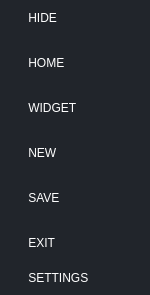
              <widget class="QFrame" name="leftmenu_frame">
               <property name="minimumSize">
                <size>
                 <width>150</width>
                 <height>0</height>
                </size>
               </property>
               <property name="maximumSize">
                <size>
                 <width>150</width>
                 <height>16777215</height>
                </size>
               </property>
               <property name="styleSheet">
                <string notr="true">background-color:rgb(33, 37, 43)</string>
               </property>
               <property name="frameShape">
                <enum>QFrame::NoFrame</enum>
               </property>
               <property name="frameShadow">
                <enum>QFrame::Raised</enum>
               </property>
               <layout class="QVBoxLayout" name="verticalLayout_4">
                <property name="spacing">
                 <number>0</number>
                </property>
                <property name="leftMargin">
                 <number>0</number>
                </property>
                <property name="topMargin">
                 <number>0</number>
                </property>
                <property name="rightMargin">
                 <number>0</number>
                </property>
                <property name="bottomMargin">
                 <number>0</number>
                </property>
                <item>
                 <widget class="QFrame" name="frame_10">
                  <property name="minimumSize">
                   <size>
                    <width>50</width>
                    <height>0</height>
                   </size>
                  </property>
                  <property name="maximumSize">
                   <size>
                    <width>16777215</width>
                    <height>16777215</height>
                   </size>
                  </property>
                  <property name="frameShape">
                   <enum>QFrame::NoFrame</enum>
                  </property>
                  <property name="frameShadow">
                   <enum>QFrame::Raised</enum>
                  </property>
                  <layout class="QFormLayout" name="formLayout">
                   <property name="horizontalSpacing">
                    <number>6</number>
                   </property>
                   <property name="verticalSpacing">
                    <number>10</number>
                   </property>
                   <property name="leftMargin">
                    <number>0</number>
                   </property>
                   <property name="topMargin">
                    <number>0</number>
                   </property>
                   <property name="rightMargin">
                    <number>0</number>
                   </property>
                   <property name="bottomMargin">
                    <number>0</number>
                   </property>
                   <item row="0" column="0" colspan="2">
                    <widget class="QPushButton" name="hide_Btn">
                     <property name="minimumSize">
                      <size>
                       <width>0</width>
                       <height>35</height>
                      </size>
                     </property>
                     <property name="maximumSize">
                      <size>
                       <width>16777215</width>
                       <height>35</height>
                      </size>
                     </property>
                     <property name="cursor">
                      <cursorShape>PointingHandCursor</cursorShape>
                     </property>
                     <property name="toolTip">
                      <string/>
                     </property>
                     <property name="styleSheet">
                      <string notr="true">QPushButton{
color:white;
border-radius:1px;
text-align:left;
padding-left:15px;
font-size:12px;
}
QPushButton:hover{
background-color:rgb(40,44,52);
}
QPushButton:pressed {
    border-left:2px solid rgb(255, 0, 127);
	padding-left:13px;
	background-color: rgb(40, 44, 52);
}
QToolTip {
    border-left: 2px solid rgb(255, 0, 127);
    padding: 5px;
    border-radius: 5px;
}</string>
                     </property>
                     <property name="text">
                      <string>    HIDE</string>
                     </property>
                     <property name="icon">
                      <iconset resource="../../icons/images/icons/d.qrc">
                       <normaloff>:/newPrefix/icon_menu.png</normaloff>:/newPrefix/icon_menu.png</iconset>
                     </property>
                     <property name="iconSize">
                      <size>
                       <width>16</width>
                       <height>16</height>
                      </size>
                     </property>
                     <property name="flat">
                      <bool>true</bool>
                     </property>
                    </widget>
                   </item>
                   <item row="1" column="0" colspan="2">
                    <widget class="QPushButton" name="home_btn">
                     <property name="minimumSize">
                      <size>
                       <width>0</width>
                       <height>35</height>
                      </size>
                     </property>
                     <property name="maximumSize">
                      <size>
                       <width>16777215</width>
                       <height>35</height>
                      </size>
                     </property>
                     <property name="cursor">
                      <cursorShape>PointingHandCursor</cursorShape>
                     </property>
                     <property name="toolTip">
                      <string/>
                     </property>
                     <property name="styleSheet">
                      <string notr="true">QPushButton{
color:white;
border-radius:1px;
text-align:left;
padding-left:15px;
font-size:12px;
}
QPushButton:hover{
background-color:rgb(40,44,52);
}
QPushButton:pressed {
    border-left:2px solid rgb(255, 0, 127);
	padding-left:13px;
}
QToolTip {
    border-left: 2px solid rgb(255, 0, 127);
    padding: 5px;
    border-radius: 3px;
}</string>
                     </property>
                     <property name="text">
                      <string>    HOME</string>
                     </property>
                     <property name="icon">
                      <iconset resource="../../icons/images/icons/d.qrc">
                       <normaloff>:/newPrefix/cil-home.png</normaloff>:/newPrefix/cil-home.png</iconset>
                     </property>
                     <property name="iconSize">
                      <size>
                       <width>16</width>
                       <height>16</height>
                      </size>
                     </property>
                     <property name="flat">
                      <bool>true</bool>
                     </property>
                    </widget>
                   </item>
                   <item row="2" column="0" colspan="2">
                    <widget class="QPushButton" name="widget_btn">
                     <property name="minimumSize">
                      <size>
                       <width>0</width>
                       <height>35</height>
                      </size>
                     </property>
                     <property name="maximumSize">
                      <size>
                       <width>16777215</width>
                       <height>35</height>
                      </size>
                     </property>
                     <property name="cursor">
                      <cursorShape>PointingHandCursor</cursorShape>
                     </property>
                     <property name="toolTip">
                      <string/>
                     </property>
                     <property name="styleSheet">
                      <string notr="true">QPushButton{
color:white;
border-radius:1px;
text-align:left;
padding-left:15px;
font-size:12px;
}
QPushButton:hover{
background-color:rgb(40,44,52);
}
QPushButton:pressed {
    border-left:2px solid rgb(255, 0, 127);
	padding-left:13px;
}
QToolTip {
    border-left: 2px solid rgb(255, 0, 127);
    padding: 5px;
    border-radius: 3px;
}</string>
                     </property>
                     <property name="text">
                      <string>    WIDGET</string>
                     </property>
                     <property name="icon">
                      <iconset resource="../../icons/images/icons/d.qrc">
                       <normaloff>:/newPrefix/cil-gamepad.png</normaloff>:/newPrefix/cil-gamepad.png</iconset>
                     </property>
                     <property name="flat">
                      <bool>true</bool>
                     </property>
                    </widget>
                   </item>
                   <item row="3" column="0" colspan="2">
                    <widget class="QPushButton" name="new_btn">
                     <property name="minimumSize">
                      <size>
                       <width>0</width>
                       <height>35</height>
                      </size>
                     </property>
                     <property name="maximumSize">
                      <size>
                       <width>16777215</width>
                       <height>35</height>
                      </size>
                     </property>
                     <property name="cursor">
                      <cursorShape>PointingHandCursor</cursorShape>
                     </property>
                     <property name="toolTip">
                      <string/>
                     </property>
                     <property name="styleSheet">
                      <string notr="true">QPushButton{
color:white;
border-radius:1px;
text-align:left;
padding-left:15px;
font-size:12px;
}
QPushButton:hover{
background-color:rgb(40,44,52);
}
QPushButton:pressed {
    border-left:2px solid rgb(255, 0, 127);
	padding-left:13px;
}
QToolTip {
    border-left: 2px solid rgb(255, 0, 127);
    padding: 5px;
    border-radius: 3px;
}</string>
                     </property>
                     <property name="text">
                      <string>    NEW</string>
                     </property>
                     <property name="icon">
                      <iconset resource="../../icons/images/icons/d.qrc">
                       <normaloff>:/newPrefix/cil-file.png</normaloff>:/newPrefix/cil-file.png</iconset>
                     </property>
                    </widget>
                   </item>
                   <item row="4" column="0" colspan="2">
                    <widget class="QPushButton" name="save_btn">
                     <property name="minimumSize">
                      <size>
                       <width>0</width>
                       <height>35</height>
                      </size>
                     </property>
                     <property name="maximumSize">
                      <size>
                       <width>16777215</width>
                       <height>35</height>
                      </size>
                     </property>
                     <property name="cursor">
                      <cursorShape>PointingHandCursor</cursorShape>
                     </property>
                     <property name="toolTip">
                      <string/>
                     </property>
                     <property name="styleSheet">
                      <string notr="true">QPushButton{
color:white;
border-radius:1px;
text-align:left;
padding-left:15px;
font-size:12px;
}
QPushButton:hover{
background-color:rgb(40,44,52);
}
QPushButton:pressed {
    border-left:2px solid rgb(255, 0, 127);
	padding-left:13px;
}
QToolTip {
    border-left: 2px solid rgb(255, 0, 127);
    padding: 5px;
    border-radius: 3px;
}</string>
                     </property>
                     <property name="text">
                      <string>    SAVE</string>
                     </property>
                     <property name="icon">
                      <iconset resource="../../icons/images/icons/d.qrc">
                       <normaloff>:/newPrefix/cil-save.png</normaloff>:/newPrefix/cil-save.png</iconset>
                     </property>
                    </widget>
                   </item>
                   <item row="5" column="0" colspan="2">
                    <widget class="QPushButton" name="exit_btn">
                     <property name="minimumSize">
                      <size>
                       <width>0</width>
                       <height>35</height>
                      </size>
                     </property>
                     <property name="maximumSize">
                      <size>
                       <width>16777215</width>
                       <height>35</height>
                      </size>
                     </property>
                     <property name="cursor">
                      <cursorShape>PointingHandCursor</cursorShape>
                     </property>
                     <property name="toolTip">
                      <string/>
                     </property>
                     <property name="styleSheet">
                      <string notr="true">QPushButton{
color:white;
border-radius:1px;
text-align:left;
padding-left:15px;
font-size:12px;
}
QPushButton:hover{
background-color:rgb(40,44,52);
}
QPushButton:pressed {
    border-left:2px solid rgb(255, 0, 127);
	padding-left:13px;
}
QToolTip {
    border-left: 2px solid rgb(255, 0, 127);
    padding: 5px;
    border-radius: 3px;
}</string>
                     </property>
                     <property name="text">
                      <string>    EXIT</string>
                     </property>
                     <property name="icon">
                      <iconset resource="../../icons/images/icons/d.qrc">
                       <normaloff>:/newPrefix/cil-exit-to-app.png</normaloff>:/newPrefix/cil-exit-to-app.png</iconset>
                     </property>
                    </widget>
                   </item>
                  </layout>
                 </widget>
                </item>
                <item>
                 <widget class="QPushButton" name="left_setting_btn">
                  <property name="minimumSize">
                   <size>
                    <width>0</width>
                    <height>35</height>
                   </size>
                  </property>
                  <property name="maximumSize">
                   <size>
                    <width>16777215</width>
                    <height>35</height>
                   </size>
                  </property>
                  <property name="styleSheet">
                   <string notr="true">QPushButton{
color:white;
border-radius:1px;
text-align:left;
padding-left:15px;
font-size:12px;
}
QPushButton:hover{
background-color:rgb(40,44,52);
}
QPushButton:pressed {
    border-left:2px solid rgb(255, 0, 127);
	padding-left:13px;
}
QToolTip {
    border-left: 2px solid rgb(255, 0, 127);
    padding: 5px;
    border-radius: 3px;
}</string>
                  </property>
                  <property name="text">
                   <string>    SETTINGS</string>
                  </property>
                  <property name="icon">
                   <iconset resource="../../icons/images/icons/d.qrc">
                    <normaloff>:/newPrefix/icon_settings.png</normaloff>:/newPrefix/icon_settings.png</iconset>
                  </property>
                  <property name="flat">
                   <bool>true</bool>
                  </property>
                 </widget>
                </item>
               </layout>
              </widget>
